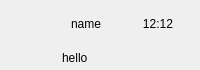
<?xml version="1.0" encoding="UTF-8"?>
<ui version="4.0">
 <class>ChatUserWid</class>
 <widget class="QWidget" name="ChatUserWid">
  <property name="geometry">
   <rect>
    <x>0</x>
    <y>0</y>
    <width>200</width>
    <height>70</height>
   </rect>
  </property>
  <property name="minimumSize">
   <size>
    <width>0</width>
    <height>70</height>
   </size>
  </property>
  <property name="maximumSize">
   <size>
    <width>200</width>
    <height>70</height>
   </size>
  </property>
  <property name="windowTitle">
   <string>Form</string>
  </property>
  <layout class="QHBoxLayout" name="horizontalLayout">
   <property name="leftMargin">
    <number>0</number>
   </property>
   <property name="topMargin">
    <number>2</number>
   </property>
   <property name="bottomMargin">
    <number>2</number>
   </property>
   <item>
    <widget class="QWidget" name="icon_wid" native="true">
     <property name="minimumSize">
      <size>
       <width>50</width>
       <height>50</height>
      </size>
     </property>
     <property name="maximumSize">
      <size>
       <width>50</width>
       <height>50</height>
      </size>
     </property>
     <layout class="QHBoxLayout" name="horizontalLayout_2">
      <property name="leftMargin">
       <number>1</number>
      </property>
      <item>
       <widget class="QLabel" name="icon_lb">
        <property name="minimumSize">
         <size>
          <width>45</width>
          <height>45</height>
         </size>
        </property>
        <property name="maximumSize">
         <size>
          <width>45</width>
          <height>45</height>
         </size>
        </property>
        <property name="text">
         <string/>
        </property>
       </widget>
      </item>
     </layout>
    </widget>
   </item>
   <item>
    <widget class="QWidget" name="user_info_wid" native="true">
     <property name="maximumSize">
      <size>
       <width>16777215</width>
       <height>16777215</height>
      </size>
     </property>
     <layout class="QVBoxLayout" name="verticalLayout">
      <property name="leftMargin">
       <number>6</number>
      </property>
      <property name="topMargin">
       <number>2</number>
      </property>
      <property name="rightMargin">
       <number>2</number>
      </property>
      <property name="bottomMargin">
       <number>2</number>
      </property>
      <item>
       <widget class="QWidget" name="time_wid" native="true">
        <property name="minimumSize">
         <size>
          <width>0</width>
          <height>0</height>
         </size>
        </property>
        <property name="maximumSize">
         <size>
          <width>700</width>
          <height>700</height>
         </size>
        </property>
        <layout class="QHBoxLayout" name="horizontalLayout_3">
         <item>
          <widget class="QLabel" name="user_name_lb">
           <property name="text">
            <string>name</string>
           </property>
          </widget>
         </item>
         <item>
          <widget class="QLabel" name="time_lb">
           <property name="minimumSize">
            <size>
             <width>0</width>
             <height>21</height>
            </size>
           </property>
           <property name="maximumSize">
            <size>
             <width>40</width>
             <height>21</height>
            </size>
           </property>
           <property name="text">
            <string>12:12</string>
           </property>
           <property name="alignment">
            <set>Qt::AlignCenter</set>
           </property>
          </widget>
         </item>
        </layout>
       </widget>
      </item>
      <item>
       <widget class="QLabel" name="user_chat_lb">
        <property name="text">
         <string>hello</string>
        </property>
       </widget>
      </item>
     </layout>
    </widget>
   </item>
  </layout>
 </widget>
 <resources/>
 <connections/>
</ui>
